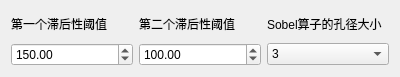
<?xml version="1.0" encoding="UTF-8"?>
<ui version="4.0">
 <class>Canny</class>
 <widget class="QDialog" name="Canny">
  <property name="geometry">
   <rect>
    <x>0</x>
    <y>0</y>
    <width>400</width>
    <height>77</height>
   </rect>
  </property>
  <property name="windowTitle">
   <string>设置</string>
  </property>
  <layout class="QGridLayout" name="gridLayout">
   <item row="0" column="0">
    <widget class="QLabel" name="label">
     <property name="text">
      <string>第一个滞后性阈值</string>
     </property>
    </widget>
   </item>
   <item row="0" column="1">
    <widget class="QLabel" name="label_2">
     <property name="text">
      <string>第二个滞后性阈值</string>
     </property>
    </widget>
   </item>
   <item row="0" column="2">
    <widget class="QLabel" name="label_3">
     <property name="text">
      <string>Sobel算子的孔径大小</string>
     </property>
    </widget>
   </item>
   <item row="1" column="0">
    <widget class="QDoubleSpinBox" name="doubleSpinBox">
     <property name="maximum">
      <double>255.000000000000000</double>
     </property>
     <property name="value">
      <double>150.000000000000000</double>
     </property>
    </widget>
   </item>
   <item row="1" column="1">
    <widget class="QDoubleSpinBox" name="doubleSpinBox_2">
     <property name="maximum">
      <double>255.000000000000000</double>
     </property>
     <property name="value">
      <double>100.000000000000000</double>
     </property>
    </widget>
   </item>
   <item row="1" column="2">
    <widget class="QComboBox" name="comboBox">
     <item>
      <property name="text">
       <string>3</string>
      </property>
     </item>
     <item>
      <property name="text">
       <string>5</string>
      </property>
     </item>
     <item>
      <property name="text">
       <string>7</string>
      </property>
     </item>
    </widget>
   </item>
  </layout>
 </widget>
 <resources/>
 <connections/>
</ui>
